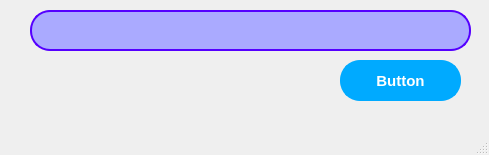
<?xml version="1.0" encoding="UTF-8"?>
<ui version="4.0">
 <class>MainWindow</class>
 <widget class="QMainWindow" name="MainWindow">
  <property name="geometry">
   <rect>
    <x>0</x>
    <y>0</y>
    <width>489</width>
    <height>155</height>
   </rect>
  </property>
  <property name="windowTitle">
   <string>MainWindow</string>
  </property>
  <widget class="QWidget" name="centralwidget">
   <widget class="QPushButton" name="pushButton">
    <property name="geometry">
     <rect>
      <x>340</x>
      <y>60</y>
      <width>121</width>
      <height>41</height>
     </rect>
    </property>
    <property name="font">
     <font>
      <pointsize>11</pointsize>
      <weight>75</weight>
      <bold>true</bold>
     </font>
    </property>
    <property name="styleSheet">
     <string notr="true">QPushButton {
	background: rgb(0, 170, 255);
	border: 2px solid rgb(0, 170, 255);
	border-radius: 20px;
	color: white;
}

QPushButton:hover{
	background-color: rgb(255, 32, 244);
	border: 2px solid rgb(255, 32, 244);
}</string>
    </property>
    <property name="text">
     <string>Button</string>
    </property>
   </widget>
   <widget class="QLineEdit" name="lineEdit">
    <property name="geometry">
     <rect>
      <x>30</x>
      <y>10</y>
      <width>441</width>
      <height>41</height>
     </rect>
    </property>
    <property name="font">
     <font>
      <pointsize>11</pointsize>
     </font>
    </property>
    <property name="styleSheet">
     <string notr="true">QLineEdit{
	background: rgb(170, 170, 255);
	border: 2px solid rgb(85, 0, 255);
	border-radius: 20px;
}

QLineEdit:focus {
	border: 2px solid rgb(255, 0, 255);
}</string>
    </property>
   </widget>
  </widget>
  <widget class="QMenuBar" name="menubar">
   <property name="geometry">
    <rect>
     <x>0</x>
     <y>0</y>
     <width>489</width>
     <height>26</height>
    </rect>
   </property>
  </widget>
  <widget class="QStatusBar" name="statusbar"/>
 </widget>
 <resources/>
 <connections/>
</ui>
